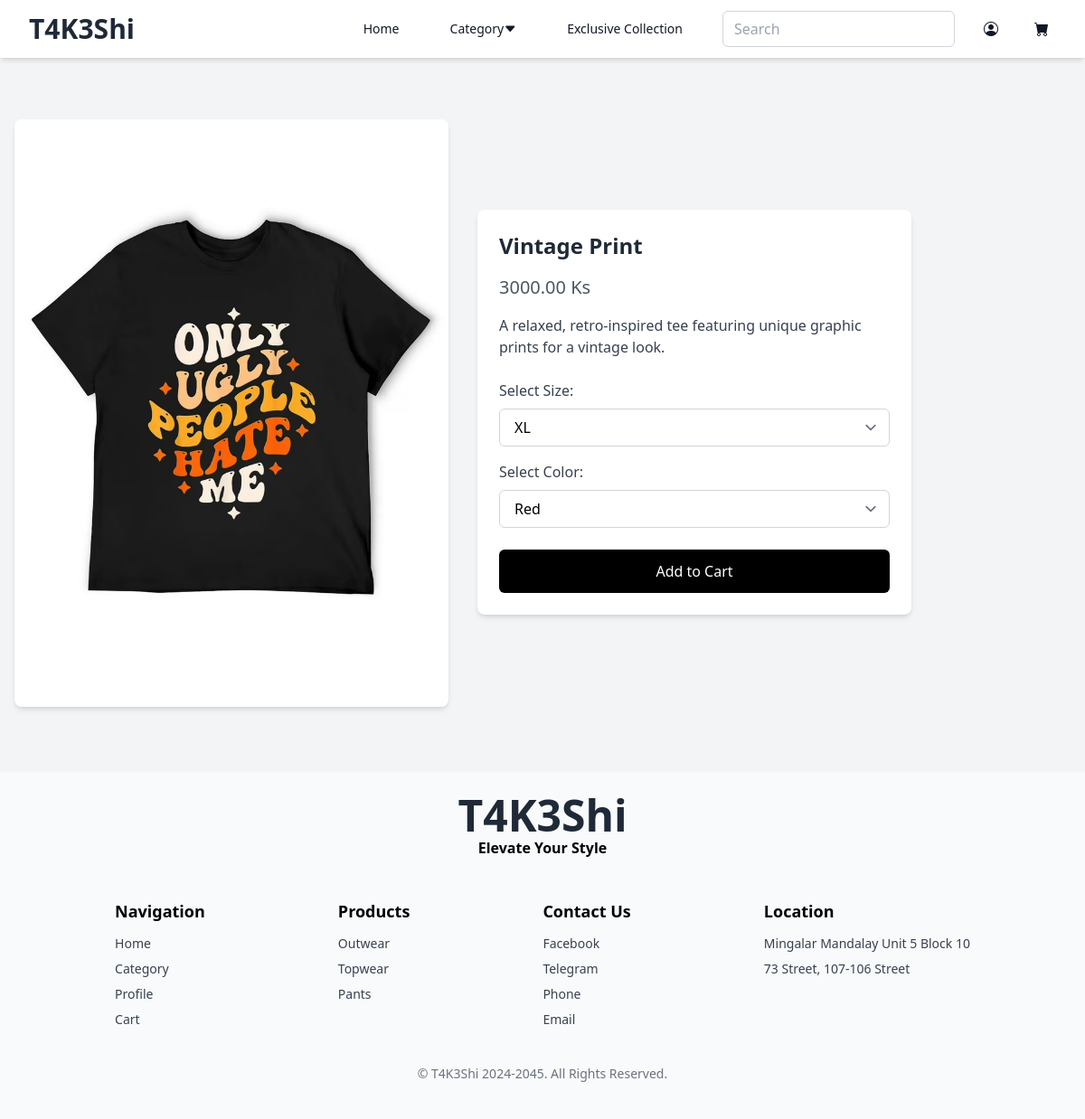
Screenshot of /detail.php?product_id=2 with the database file from the repository.
### tables this page shows
CREATE TABLE `product` (
  `product_id` int(11) NOT NULL,
  `product_name` varchar(255) DEFAULT NULL,
  `product_image` varchar(255) DEFAULT NULL,
  `cate_id` int(11) DEFAULT NULL,
  `description` varchar(200) NOT NULL,
  `price` decimal(10,2) NOT NULL
);

### detail.php (the view, shortened to what this page needs)
<!DOCTYPE html>
<html lang="en">
  <head>
    <script src="https://cdn.tailwindcss.com?plugins=forms,typography,aspect-ratio,line-clamp,container-queries"></script>
    <link
      rel="stylesheet"
      href="https://cdnjs.cloudflare.com/ajax/libs/bootstrap-icons/1.8.1/font/bootstrap-icons.min.css"
    />
  </head>
  <body class="bg-gray-100">
    <?php include 'header.php'; ?>
    <div class="container mt-[100px] py-8 px-4">
      <div class="grid grid-cols-1 lg:grid-cols-2 gap-8 items-start">
        <?php
          if(isset($_GET['product_id'])) {
            $detailId = $_GET['product_id'];
            $str = "SELECT * FROM product WHERE product_id=$detailId;";
            $ans = $con->query($str);
            while($row = mysqli_fetch_assoc($ans)) {
              $product_image = $row['product_image'];
              $product_name = $row['product_name'];
              $price = $row['price'];
              $description = $row['description'];
        ?>
        <div class="relative overflow-hidden rounded-lg bg-white shadow-md">
          <img
            src="image/<?php echo $product_image; ?>"
            alt="<?php echo $product_name; ?>"
            class="w-full h-[650px] object-fit object-contain transition-transform duration-300 hover:scale-105"
          />
        </div>
        <div class="bg-white p-6 rounded-lg shadow-md mt-[100px]">
          <h1 class="text-2xl font-bold text-gray-800 mb-4">
            <?php echo $product_name; ?>
          </h1>
          <h2 class="text-xl text-gray-600 mb-4">
            <?php echo $price; ?> Ks
          </h2>
          <p class="text-gray-700 mb-6">
            <?php echo $description; ?>
          </p>
          <div class="mb-4">
            <label for="size" class="block text-gray-700 font-medium mb-2">Select Size:</label>
            <select
              id="size"
              name="size"
              class="w-full border border-gray-300 rounded-md px-4 py-2 focus:outline-none focus:ring-2 focus:ring-gray-500"
            >
              <option value="xl">XL</option>
            </select>
          </div>
          <div class="mb-6">
            <label for="color" class="block text-gray-700 font-medium mb-2">Select Color:</label>
            <select
              id="color"
              name="color"
              class="w-full border border-gray-300 rounded-md px-4 py-2 focus:outline-none focus:ring-2 focus:ring-gray-500"
            >
              <option value="red">Red</option>
            </select>
          </div>
          <button
            id="addToCartButton"
            class="w-full bg-black text-white py-3 rounded-md hover:bg-gray-800 transition-colors"
          >
            Add to Cart
          </button>
        </div>
        <?php
            }
          }
        ?>
      </div>
    </div>
    <?php include 'footer.php'; ?>
  </body>
</html>

### rows the page displays
product: product_image (picture), product_name "Vintage Print", price "3000.00", description "A relaxed, retro-inspired tee featuring unique graphic prints for a vintage look."
